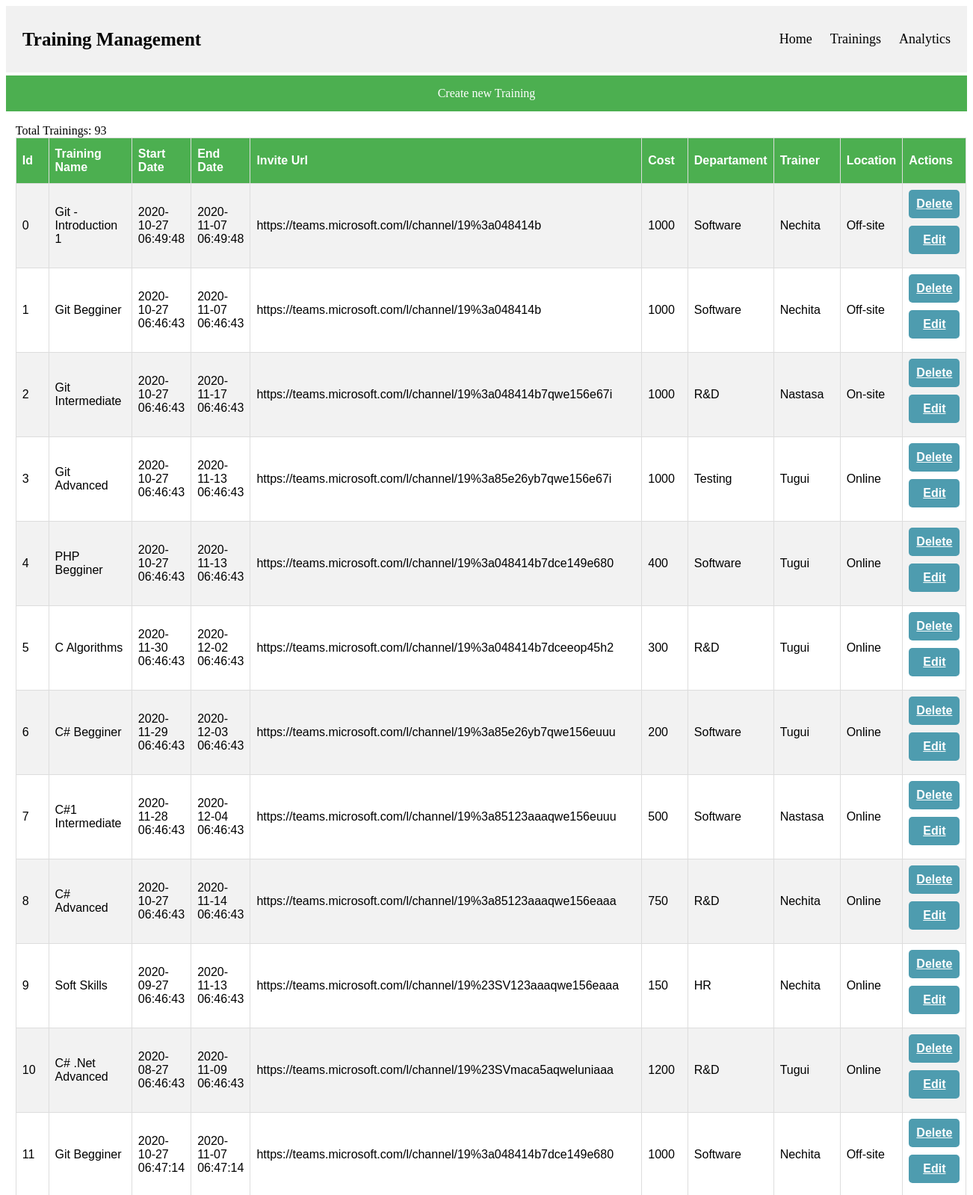
/Source/trainings.php (signed in, upper part), run on the app's committed database.
### tables this page shows
CREATE TABLE IF NOT EXISTS `Trainings` (
  `Id` int(11) NOT NULL,
  `TrainingName` varchar(255) NOT NULL,
  `StartDate` datetime NOT NULL,
  `EndDate` datetime NOT NULL,
  `InviteUrl` varchar(255) NOT NULL,
  `IsDeleted` tinyint(1) NOT NULL,
  `Cost` float NOT NULL,
  `DepartamentId` int(11) NOT NULL,
  `TrainerId` int(11) NOT NULL,
  `LocationId` int(11) NOT NULL
);

CREATE TABLE IF NOT EXISTS `Departments` (
  `Id` int(11) NOT NULL,
  `Name` varchar(255) NOT NULL
);

CREATE TABLE IF NOT EXISTS `Trainers` (
  `Id` int(11) NOT NULL,
  `Name` varchar(100) NOT NULL,
  `JobTitle` varchar(100) NOT NULL,
  `IsExtern` tinyint(1) NOT NULL
);

CREATE TABLE IF NOT EXISTS `Locations` (
  `Id` int(11) NOT NULL,
  `Name` varchar(100) NOT NULL
);

### Source/db/db.php (called while the page is built, shortened)
<?php
function connect()
{
    $host = 'localhost';
    $user = 'root';
    $pass = 'masterrc';
    $db = 'trainingDB';
    $mysqli = new mysqli($host, $user, $pass, $db);
    return $mysqli;
}
function getActiveTrainings()
{
    $mysqli = connect();
    $result = $mysqli->query('SELECT
    t.Id as Id,
    TrainingName as TrainingName,
    t.StartDate as StartDate,
    t.EndDate as EndDate,
    t.InviteUrl as InviteUrl,
    t.Cost as Cost,
    d.Name as Departament,
    tr.Name as TrainerName,
    l.Name as Location
    FROM Trainings as t
    INNER JOIN Locations as l on l.Id=t.LocationId
    INNER JOIN Departments as d on d.Id=t.DepartamentId
    INNER JOIN Trainers as tr on tr.Id=t.TrainerId
    WHERE t.IsDeleted=false
    ');
    $rows = [];
    foreach ($result as $row) {
        $rows[] = $row;
    }
    return $rows;
}

### Source/db/db_to_html.php (the view, shortened to what this page needs)
<?php
require_once 'db.php';
function displayTrainingsTable()
{
    $trainings = getActiveTrainings();
    echo 'Total Trainings: ' . count($trainings);
    echo ' <table id="trainings">
<tr>
    <th>Id</th>
    <th>Training Name</th>
    <th>Start Date</th>
    <th>End Date</th>
    <th>Invite Url</th>
    <th>Cost</th>
    <th>Departament</th>
    <th>Trainer</th>
    <th>Location</th>
    <th>Actions</th>
</tr>';
    for ($i = 0; $i < count($trainings); $i++) {
        echo '<tr>';
        echo '<td>' .  $trainings[$i]['Id'] . '</td>';
        echo '<td>' .  $trainings[$i]['TrainingName'] . '</td>';
        echo '<td>' .  $trainings[$i]['StartDate'] . '</td>';
        echo '<td>' .  $trainings[$i]['EndDate'] . '</td>';
        echo '<td>' .  $trainings[$i]['InviteUrl'] . '</td>';
        echo '<td>' .  $trainings[$i]['Cost'] . '</td>';
        echo '<td>' .  $trainings[$i]['Departament'] . '</td>';
        echo '<td>' .  $trainings[$i]['TrainerName'] . '</td>';
        echo '<td>' .  $trainings[$i]['Location'] . '</td>';
        echo '<td>' . '<a class="action-button" href=db/delete.php?Id=' . $trainings[$i]['Id'] . '>Delete</a>' .
            '<a class="action-button" href=create_update.php?Id=' . $trainings[$i]['Id']  . '>Edit</a>'
            . '</td>';
        echo '</tr>';
    }
    echo '</table>';
}

### Source/table.css (style rules this page uses)
#trainings { font-family: Arial, Helvetica, sans-serif; border-collapse: collapse; width: 100%; }
#trainings td, #trainings th { border: 1px solid #ddd; padding: 8px; }
#trainings tr:nth-child(even) { background-color: #f2f2f2; }
#trainings th { padding-top: 12px; padding-bottom: 12px; text-align: left; background-color: #4CAF50; color: white; }

### Source/style.css (style rules this page uses)
.action-button { display: block; margin-bottom: 10px; background: #4E9CAF; padding: 10px; text-align: center; border-radius: 5px; color: white; font-weight: bold; }

### data on the page
trainings: Id "0", TrainingName "Git - Introduction 1", StartDate "2020-10-27 06:49:48", EndDate "2020-11-07 06:49:48", InviteUrl "https://teams.microsoft.com/l/channel/19%3a048414b", Cost "1000", DepartamentId.Name "Software", TrainerId.Name "Nechita", LocationId.Name "Off-site"
trainings: Id "1", TrainingName "Git Begginer", StartDate "2020-10-27 06:46:43", EndDate "2020-11-07 06:46:43", InviteUrl "https://teams.microsoft.com/l/channel/19%3a048414b", Cost "1000", DepartamentId.Name "Software", TrainerId.Name "Nechita", LocationId.Name "Off-site"
trainings: Id "2", TrainingName "Git Intermediate", StartDate "2020-10-27 06:46:43", EndDate "2020-11-17 06:46:43", InviteUrl "https://teams.microsoft.com/l/channel/19%3a048414b7qwe156e67i", Cost "1000", DepartamentId.Name "R&D", TrainerId.Name "Nastasa", LocationId.Name "On-site"
trainings: Id "3", TrainingName "Git Advanced", StartDate "2020-10-27 06:46:43", EndDate "2020-11-13 06:46:43", InviteUrl "https://teams.microsoft.com/l/channel/19%3a85e26yb7qwe156e67i", Cost "1000", DepartamentId.Name "Testing", TrainerId.Name "Tugui", LocationId.Name "Online"
trainings: Id "4", TrainingName "PHP Begginer", StartDate "2020-10-27 06:46:43", EndDate "2020-11-13 06:46:43", InviteUrl "https://teams.microsoft.com/l/channel/19%3a048414b7dce149e680", Cost "400", DepartamentId.Name "Software", TrainerId.Name "Tugui", LocationId.Name "Online"
trainings: Id "5", TrainingName "C Algorithms", StartDate "2020-11-30 06:46:43", EndDate "2020-12-02 06:46:43", InviteUrl "https://teams.microsoft.com/l/channel/19%3a048414b7dceeop45h2", Cost "300", DepartamentId.Name "R&D", TrainerId.Name "Tugui", LocationId.Name "Online"
trainings: Id "6", TrainingName "C# Begginer", StartDate "2020-11-29 06:46:43", EndDate "2020-12-03 06:46:43", InviteUrl "https://teams.microsoft.com/l/channel/19%3a85e26yb7qwe156euuu", Cost "200", DepartamentId.Name "Software", TrainerId.Name "Tugui", LocationId.Name "Online"
trainings: Id "7", TrainingName "C#1 Intermediate", StartDate "2020-11-28 06:46:43", EndDate "2020-12-04 06:46:43", InviteUrl "https://teams.microsoft.com/l/channel/19%3a85123aaaqwe156euuu", Cost "500", DepartamentId.Name "Software", TrainerId.Name "Nastasa", LocationId.Name "Online"
trainings: Id "8", TrainingName "C# Advanced", StartDate "2020-10-27 06:46:43", EndDate "2020-11-14 06:46:43", InviteUrl "https://teams.microsoft.com/l/channel/19%3a85123aaaqwe156eaaa", Cost "750", DepartamentId.Name "R&D", TrainerId.Name "Nechita", LocationId.Name "Online"
trainings: Id "9", TrainingName "Soft Skills", StartDate "2020-09-27 06:46:43", EndDate "2020-11-13 06:46:43", InviteUrl "https://teams.microsoft.com/l/channel/19%23SV123aaaqwe156eaaa", Cost "150", DepartamentId.Name "HR", TrainerId.Name "Nechita", LocationId.Name "Online"
trainings: Id "10", TrainingName "C# .Net Advanced", StartDate "2020-08-27 06:46:43", EndDate "2020-11-09 06:46:43", InviteUrl "https://teams.microsoft.com/l/channel/19%23SVmaca5aqweluniaaa", Cost "1200", DepartamentId.Name "R&D", TrainerId.Name "Tugui", LocationId.Name "Online"
trainings: Id "11", TrainingName "Git Begginer", StartDate "2020-10-27 06:47:14", EndDate "2020-11-07 06:47:14", InviteUrl "https://teams.microsoft.com/l/channel/19%3a048414b7dce149e680", Cost "1000", DepartamentId.Name "Software", TrainerId.Name "Nechita", LocationId.Name "Off-site"

### other printed values
count($trainings) "93"
